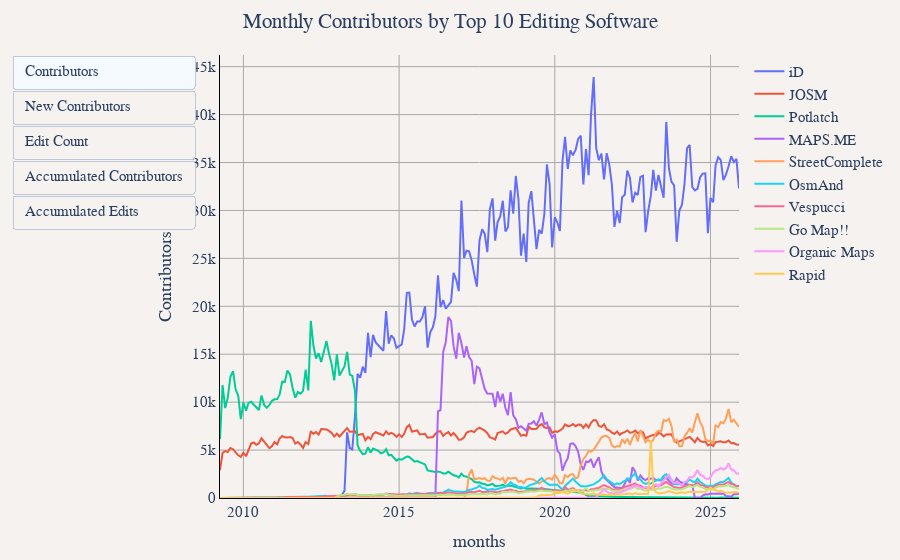

Here is the notebook cell this chart was saved with:
### Markdown cell above
## Top 10 Editing Software

### Code cell
df = duckdb.sql("""
WITH top_software AS (
    SELECT created_by
    FROM (
        SELECT
            created_by,
            COUNT(DISTINCT user_name) as total_contributors
        FROM '../changeset_data/year=*/month=*/*.parquet'
        WHERE created_by IS NOT NULL
        GROUP BY created_by
        ORDER BY total_contributors DESC
        LIMIT 10
    )
),
user_first_appearance AS (
    SELECT 
        user_name,
        year,
        month,
        created_by,
        ROW_NUMBER() OVER (PARTITION BY user_name ORDER BY year, month) as rn
    FROM (
        SELECT DISTINCT user_name, year, month, created_by
        FROM '../changeset_data/year=*/month=*/*.parquet'
        WHERE created_by IN (SELECT created_by FROM top_software)
    )
),
first_appearances AS (
    SELECT user_name, year, month, created_by
    FROM user_first_appearance 
    WHERE rn = 1
),
monthly_contributors AS (
    SELECT 
        year,
        month,
        CONCAT(year, '-', LPAD(CAST(month as VARCHAR), 2, '0')) as months,
        created_by,
        COUNT(DISTINCT user_name) as "Contributors",
        SUM(edit_count) as "Edit Count"
    FROM '../changeset_data/year=*/month=*/*.parquet'
    WHERE created_by IN (SELECT created_by FROM top_software)
    GROUP BY year, month, created_by
),
monthly_new_contributors AS (
    SELECT
        year,
        month,
        created_by,
        COUNT(DISTINCT user_name) as "New Contributors"
    FROM first_appearances
    GROUP BY year, month, created_by
),
base_data AS (
    SELECT
        m.year,
        m.month,
        m.months,
        m.created_by,
        m."Contributors",
        COALESCE(n."New Contributors", 0) as "New Contributors",
        m."Edit Count"
    FROM monthly_contributors m
    LEFT JOIN monthly_new_contributors n ON m.year = n.year AND m.month = n.month AND m.created_by = n.created_by
)
SELECT
    months,
    created_by,
    "Contributors",
    "New Contributors",
    "Edit Count",
    SUM("New Contributors") OVER (
        PARTITION BY created_by 
        ORDER BY year, month 
        ROWS UNBOUNDED PRECEDING
    ) as "Accumulated Contributors",
    SUM("Edit Count") OVER (
        PARTITION BY created_by 
        ORDER BY year, month 
        ROWS UNBOUNDED PRECEDING
    ) as "Accumulated Edits"
FROM base_data
ORDER BY year, month, created_by
""").df()

util.show_figure(
    [
        util.FigureConfig(
            title="Monthly Contributors by Top 10 Editing Software",
            label="Contributors",
            x_col="months",
            y_col="Contributors",
            group_col="created_by",
            query_or_df=df,
        ),
        util.FigureConfig(
            title="Monthly New Contributors by Top 10 Editing Software",
            label="New Contributors",
            x_col="months",
            y_col="New Contributors",
            group_col="created_by",
            query_or_df=df,
        ),
        util.FigureConfig(
            title="Monthly Edit Count by Top 10 Editing Software",
            label="Edit Count",
            x_col="months",
            y_col="Edit Count",
            group_col="created_by",
            query_or_df=df,
        ),
        util.FigureConfig(
            title="Accumulated Contributors by Top 10 Editing Software",
            label="Accumulated Contributors",
            x_col="months",
            y_col="Accumulated Contributors",
            group_col="created_by",
            query_or_df=df,
        ),
        util.FigureConfig(
            title="Accumulated Edits by Top 10 Editing Software",
            label="Accumulated Edits",
            x_col="months",
            y_col="Accumulated Edits",
            group_col="created_by",
            query_or_df=df,
        ),
    ],
)

### Figure 1 — Plotly figure (JSON) as saved in the notebook; plotly's stock layout.template omitted (floating-point values rounded to 4 significant figures; data arrays with more than 128 entries replaced by an {"elided": "..."} marker saying what was removed)
{"data": [{"hovertemplate": "iD<br>%{x}<br>%{y:,} Contributors<extra></extra>", "name": "iD", "type": "scatter", "visible": true, "x": {"elided": "201 str values"}, "y": {"elided": "201 int values"}}, {"hovertemplate": "JOSM<br>%{x}<br>%{y:,} Contributors<extra></extra>", "name": "JOSM", "type": "scatter", "visible": true, "x": {"elided": "201 str values"}, "y": {"elided": "201 int values"}}, {"hovertemplate": "Potlatch<br>%{x}<br>%{y:,} Contributors<extra></extra>", "name": "Potlatch", "type": "scatter", "visible": true, "x": {"elided": "201 str values"}, "y": {"elided": "201 int values"}}, {"hovertemplate": "MAPS.ME<br>%{x}<br>%{y:,} Contributors<extra></extra>", "name": "MAPS.ME", "type": "scatter", "visible": true, "x": {"elided": "201 str values"}, "y": {"elided": "201 int values"}}, {"hovertemplate": "StreetComplete<br>%{x}<br>%{y:,} Contributors<extra></extra>", "name": "StreetComplete", "type": "scatter", "visible": true, "x": {"elided": "201 str values"}, "y": {"elided": "201 int values"}}, {"hovertemplate": "OsmAnd<br>%{x}<br>%{y:,} Contributors<extra></extra>", "name": "OsmAnd", "type": "scatter", "visible": true, "x": {"elided": "201 str values"}, "y": {"elided": "201 int values"}}, {"hovertemplate": "Vespucci<br>%{x}<br>%{y:,} Contributors<extra></extra>", "name": "Vespucci", "type": "scatter", "visible": true, "x": {"elided": "201 str values"}, "y": {"elided": "201 int values"}}, {"hovertemplate": "Go Map!!<br>%{x}<br>%{y:,} Contributors<extra></extra>", "name": "Go Map!!", "type": "scatter", "visible": true, "x": {"elided": "201 str values"}, "y": {"elided": "201 int values"}}, {"hovertemplate": "Organic Maps<br>%{x}<br>%{y:,} Contributors<extra></extra>", "name": "Organic Maps", "type": "scatter", "visible": true, "x": {"elided": "201 str values"}, "y": {"elided": "201 int values"}}, {"hovertemplate": "Rapid<br>%{x}<br>%{y:,} Contributors<extra></extra>", "name": "Rapid", "type": "scatter", "visible": true, "x": {"elided": "201 str values"}, "y": {"elided": "201 int values"}}, {"hovertemplate": "iD<br>%{x}<br>%{y:,} New Contributors<extra></extra>", "name": "iD", "type": "scatter", "visible": false, "x": {"elided": "201 str values"}, "y": {"elided": "201 int values"}}, {"hovertemplate": "JOSM<br>%{x}<br>%{y:,} New Contributors<extra></extra>", "name": "JOSM", "type": "scatter", "visible": false, "x": {"elided": "201 str values"}, "y": {"elided": "201 int values"}}, {"hovertemplate": "Potlatch<br>%{x}<br>%{y:,} New Contributors<extra></extra>", "name": "Potlatch", "type": "scatter", "visible": false, "x": {"elided": "201 str values"}, "y": {"elided": "201 int values"}}, {"hovertemplate": "MAPS.ME<br>%{x}<br>%{y:,} New Contributors<extra></extra>", "name": "MAPS.ME", "type": "scatter", "visible": false, "x": {"elided": "201 str values"}, "y": {"elided": "201 int values"}}, {"hovertemplate": "StreetComplete<br>%{x}<br>%{y:,} New Contributors<extra></extra>", "name": "StreetComplete", "type": "scatter", "visible": false, "x": {"elided": "201 str values"}, "y": {"elided": "201 int values"}}, {"hovertemplate": "OsmAnd<br>%{x}<br>%{y:,} New Contributors<extra></extra>", "name": "OsmAnd", "type": "scatter", "visible": false, "x": {"elided": "201 str values"}, "y": {"elided": "201 int values"}}, {"hovertemplate": "Vespucci<br>%{x}<br>%{y:,} New Contributors<extra></extra>", "name": "Vespucci", "type": "scatter", "visible": false, "x": {"elided": "201 str values"}, "y": {"elided": "201 int values"}}, {"hovertemplate": "Go Map!!<br>%{x}<br>%{y:,} New Contributors<extra></extra>", "name": "Go Map!!", "type": "scatter", "visible": false, "x": {"elided": "201 str values"}, "y": {"elided": "201 int values"}}, {"hovertemplate": "Organic Maps<br>%{x}<br>%{y:,} New Contributors<extra></extra>", "name": "Organic Maps", "type": "scatter", "visible": false, "x": {"elided": "201 str values"}, "y": {"elided": "201 int values"}}, {"hovertemplate": "Rapid<br>%{x}<br>%{y:,} New Contributors<extra></extra>", "name": "Rapid", "type": "scatter", "visible": false, "x": {"elided": "201 str values"}, "y": {"elided": "201 int values"}}, {"hovertemplate": "iD<br>%{x}<br>%{y:,} Edit Count<extra></extra>", "name": "iD", "type": "scatter", "visible": false, "x": {"elided": "201 str values"}, "y": {"elided": "201 float values"}}, {"hovertemplate": "JOSM<br>%{x}<br>%{y:,} Edit Count<extra></extra>", "name": "JOSM", "type": "scatter", "visible": false, "x": {"elided": "201 str values"}, "y": {"elided": "201 float values"}}, {"hovertemplate": "Potlatch<br>%{x}<br>%{y:,} Edit Count<extra></extra>", "name": "Potlatch", "type": "scatter", "visible": false, "x": {"elided": "201 str values"}, "y": {"elided": "201 float values"}}, {"hovertemplate": "MAPS.ME<br>%{x}<br>%{y:,} Edit Count<extra></extra>", "name": "MAPS.ME", "type": "scatter", "visible": false, "x": {"elided": "201 str values"}, "y": {"elided": "201 float values"}}, {"hovertemplate": "StreetComplete<br>%{x}<br>%{y:,} Edit Count<extra></extra>", "name": "StreetComplete", "type": "scatter", "visible": false, "x": {"elided": "201 str values"}, "y": {"elided": "201 float values"}}, {"hovertemplate": "OsmAnd<br>%{x}<br>%{y:,} Edit Count<extra></extra>", "name": "OsmAnd", "type": "scatter", "visible": false, "x": {"elided": "201 str values"}, "y": {"elided": "201 float values"}}, {"hovertemplate": "Vespucci<br>%{x}<br>%{y:,} Edit Count<extra></extra>", "name": "Vespucci", "type": "scatter", "visible": false, "x": {"elided": "201 str values"}, "y": {"elided": "201 float values"}}, {"hovertemplate": "Go Map!!<br>%{x}<br>%{y:,} Edit Count<extra></extra>", "name": "Go Map!!", "type": "scatter", "visible": false, "x": {"elided": "201 str values"}, "y": {"elided": "201 float values"}}, {"hovertemplate": "Organic Maps<br>%{x}<br>%{y:,} Edit Count<extra></extra>", "name": "Organic Maps", "type": "scatter", "visible": false, "x": {"elided": "201 str values"}, "y": {"elided": "201 float values"}}, {"hovertemplate": "Rapid<br>%{x}<br>%{y:,} Edit Count<extra></extra>", "name": "Rapid", "type": "scatter", "visible": false, "x": {"elided": "201 str values"}, "y": {"elided": "201 float values"}}, {"hovertemplate": "iD<br>%{x}<br>%{y:,} Accumulated Contributors<extra></extra>", "name": "iD", "type": "scatter", "visible": false, "x": {"elided": "201 str values"}, "y": {"elided": "201 float values"}}, {"hovertemplate": "JOSM<br>%{x}<br>%{y:,} Accumulated Contributors<extra></extra>", "name": "JOSM", "type": "scatter", "visible": false, "x": {"elided": "201 str values"}, "y": {"elided": "201 float values"}}, {"hovertemplate": "Potlatch<br>%{x}<br>%{y:,} Accumulated Contributors<extra></extra>", "name": "Potlatch", "type": "scatter", "visible": false, "x": {"elided": "201 str values"}, "y": {"elided": "201 float values"}}, {"hovertemplate": "MAPS.ME<br>%{x}<br>%{y:,} Accumulated Contributors<extra></extra>", "name": "MAPS.ME", "type": "scatter", "visible": false, "x": {"elided": "201 str values"}, "y": {"elided": "201 float values"}}, {"hovertemplate": "StreetComplete<br>%{x}<br>%{y:,} Accumulated Contributors<extra></extra>", "name": "StreetComplete", "type": "scatter", "visible": false, "x": {"elided": "201 str values"}, "y": {"elided": "201 float values"}}, {"hovertemplate": "OsmAnd<br>%{x}<br>%{y:,} Accumulated Contributors<extra></extra>", "name": "OsmAnd", "type": "scatter", "visible": false, "x": {"elided": "201 str values"}, "y": {"elided": "201 float values"}}, {"hovertemplate": "Vespucci<br>%{x}<br>%{y:,} Accumulated Contributors<extra></extra>", "name": "Vespucci", "type": "scatter", "visible": false, "x": {"elided": "201 str values"}, "y": {"elided": "201 float values"}}, {"hovertemplate": "Go Map!!<br>%{x}<br>%{y:,} Accumulated Contributors<extra></extra>", "name": "Go Map!!", "type": "scatter", "visible": false, "x": {"elided": "201 str values"}, "y": {"elided": "201 float values"}}, {"hovertemplate": "Organic Maps<br>%{x}<br>%{y:,} Accumulated Contributors<extra></extra>", "name": "Organic Maps", "type": "scatter", "visible": false, "x": {"elided": "201 str values"}, "y": {"elided": "201 float values"}}, {"hovertemplate": "Rapid<br>%{x}<br>%{y:,} Accumulated Contributors<extra></extra>", "name": "Rapid", "type": "scatter", "visible": false, "x": {"elided": "201 str values"}, "y": {"elided": "201 float values"}}, {"hovertemplate": "iD<br>%{x}<br>%{y:,} Accumulated Edits<extra></extra>", "name": "iD", "type": "scatter", "visible": false, "x": {"elided": "201 str values"}, "y": {"elided": "201 float values"}}, {"hovertemplate": "JOSM<br>%{x}<br>%{y:,} Accumulated Edits<extra></extra>", "name": "JOSM", "type": "scatter", "visible": false, "x": {"elided": "201 str values"}, "y": {"elided": "201 float values"}}, {"hovertemplate": "Potlatch<br>%{x}<br>%{y:,} Accumulated Edits<extra></extra>", "name": "Potlatch", "type": "scatter", "visible": false, "x": {"elided": "201 str values"}, "y": {"elided": "201 float values"}}, {"hovertemplate": "MAPS.ME<br>%{x}<br>%{y:,} Accumulated Edits<extra></extra>", "name": "MAPS.ME", "type": "scatter", "visible": false, "x": {"elided": "201 str values"}, "y": {"elided": "201 float values"}}, {"hovertemplate": "StreetComplete<br>%{x}<br>%{y:,} Accumulated Edits<extra></extra>", "name": "StreetComplete", "type": "scatter", "visible": false, "x": {"elided": "201 str values"}, "y": {"elided": "201 float values"}}, {"hovertemplate": "OsmAnd<br>%{x}<br>%{y:,} Accumulated Edits<extra></extra>", "name": "OsmAnd", "type": "scatter", "visible": false, "x": {"elided": "201 str values"}, "y": {"elided": "201 float values"}}, {"hovertemplate": "Vespucci<br>%{x}<br>%{y:,} Accumulated Edits<extra></extra>", "name": "Vespucci", "type": "scatter", "visible": false, "x": {"elided": "201 str values"}, "y": {"elided": "201 float values"}}, {"hovertemplate": "Go Map!!<br>%{x}<br>%{y:,} Accumulated Edits<extra></extra>", "name": "Go Map!!", "type": "scatter", "visible": false, "x": {"elided": "201 str values"}, "y": {"elided": "201 float values"}}, {"hovertemplate": "Organic Maps<br>%{x}<br>%{y:,} Accumulated Edits<extra></extra>", "name": "Organic Maps", "type": "scatter", "visible": false, "x": {"elided": "201 str values"}, "y": {"elided": "201 float values"}}, {"hovertemplate": "Rapid<br>%{x}<br>%{y:,} Accumulated Edits<extra></extra>", "name": "Rapid", "type": "scatter", "visible": false, "x": {"elided": "201 str values"}, "y": {"elided": "201 float values"}}], "layout": {"barmode": "stack", "font": {"family": "Times", "size": 15}, "margin": {"b": 55, "l": 55, "r": 55, "t": 55}, "paper_bgcolor": "#f5f2f0", "plot_bgcolor": "#f5f2f0", "title": {"text": "Monthly Contributors by Top 10 Editing Software", "x": 0.5}, "updatemenus": [{"buttons": [{"args": [{"visible": [true, true, true, true, true, true, true, true, true, true, false, false, false, false, false, false, false, false, false, false, false, false, false, false, false, false, false, false, false, false, false, false, false, false, false, false, false, false, false, false, false, false, false, false, false, false, false, false, false, false]}, {"title.text": "Monthly Contributors by Top 10 Editing Software", "xaxis.title.text": "months", "yaxis.title.text": "Contributors"}], "label": "Contributors", "method": "update"}, {"args": [{"visible": [false, false, false, false, false, false, false, false, false, false, true, true, true, true, true, true, true, true, true, true, false, false, false, false, false, false, false, false, false, false, false, false, false, false, false, false, false, false, false, false, false, false, false, false, false, false, false, false, false, false]}, {"title.text": "Monthly New Contributors by Top 10 Editing Software", "xaxis.title.text": "months", "yaxis.title.text": "New Contributors"}], "label": "New Contributors", "method": "update"}, {"args": [{"visible": [false, false, false, false, false, false, false, false, false, false, false, false, false, false, false, false, false, false, false, false, true, true, true, true, true, true, true, true, true, true, false, false, false, false, false, false, false, false, false, false, false, false, false, false, false, false, false, false, false, false]}, {"title.text": "Monthly Edit Count by Top 10 Editing Software", "xaxis.title.text": "months", "yaxis.title.text": "Edit Count"}], "label": "Edit Count", "method": "update"}, {"args": [{"visible": [false, false, false, false, false, false, false, false, false, false, false, false, false, false, false, false, false, false, false, false, false, false, false, false, false, false, false, false, false, false, true, true, true, true, true, true, true, true, true, true, false, false, false, false, false, false, false, false, false, false]}, {"title.text": "Accumulated Contributors by Top 10 Editing Software", "xaxis.title.text": "months", "yaxis.title.text": "Accumulated Contributors"}], "label": "Accumulated Contributors", "method": "update"}, {"args": [{"visible": [false, false, false, false, false, false, false, false, false, false, false, false, false, false, false, false, false, false, false, false, false, false, false, false, false, false, false, false, false, false, false, false, false, false, false, false, false, false, false, false, true, true, true, true, true, true, true, true, true, true]}, {"title.text": "Accumulated Edits by Top 10 Editing Software", "xaxis.title.text": "months", "yaxis.title.text": "Accumulated Edits"}], "label": "Accumulated Edits", "method": "update"}], "type": "buttons"}], "xaxis": {"gridcolor": "darkgray", "linecolor": "black", "showgrid": true, "tickcolor": "black", "title": {"text": "months"}, "zerolinecolor": "darkgray"}, "yaxis": {"gridcolor": "darkgray", "linecolor": "black", "rangemode": "tozero", "showgrid": true, "tickcolor": "black", "title": {"text": "Contributors"}, "zerolinecolor": "darkgray"}}}
